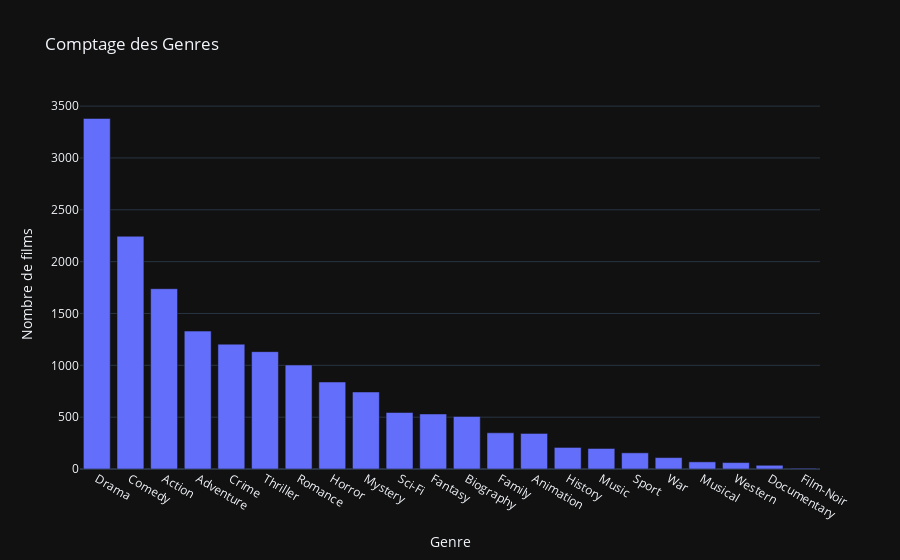

Notebook code cell kept with this figure:
### Code cell
# Séparation des genres et explosion des listes de genres en lignes individuelles
df_genres = df.withColumn("Genre", explode(split(col("Genre"), ",\s*")))

# Comptage des occurrences de chaque genre
genre_counts = df_genres.groupBy("Genre").count().orderBy("count", ascending=False)

# Convertir en DataFrame Pandas
genre_counts_pandas = genre_counts.toPandas()

# Création du graphique avec Plotly
import plotly.express as px

fig = px.bar(genre_counts_pandas, x='Genre', y='count', 
             title='Comptage des Genres',
             labels={'count': 'Nombre de films', 'Genre': 'Genre'})

# Affichage du graphique
fig.show()

### Figure 1 — Plotly figure (JSON) as saved in the notebook; plotly's stock layout.template omitted (floating-point values rounded to 4 significant figures)
{"data": [{"alignmentgroup": "True", "hovertemplate": "Genre=%{x}<br>Nombre de films=%{y}<extra></extra>", "legendgroup": "", "marker": {"color": "#636efa", "pattern": {"shape": ""}}, "name": "", "offsetgroup": "", "orientation": "v", "showlegend": false, "textposition": "auto", "x": ["Drama", "Comedy", "Action", "Adventure", "Crime", "Thriller", "Romance", "Horror", "Mystery", "Sci-Fi", "Fantasy", "Biography", "Family", "Animation", "History", "Music", "Sport", "War", "Musical", "Western", "Documentary", "Film-Noir"], "xaxis": "x", "y": [3381, 2245, 1739, 1330, 1204, 1132, 1003, 839, 743, 545, 531, 507, 349, 343, 208, 198, 156, 110, 69, 62, 36, 7], "yaxis": "y", "type": "bar"}], "layout": {"xaxis": {"anchor": "y", "domain": [0.0, 1.0], "title": {"text": "Genre"}}, "yaxis": {"anchor": "x", "domain": [0.0, 1.0], "title": {"text": "Nombre de films"}}, "legend": {"tracegroupgap": 0}, "title": {"text": "Comptage des Genres"}, "barmode": "relative"}}
